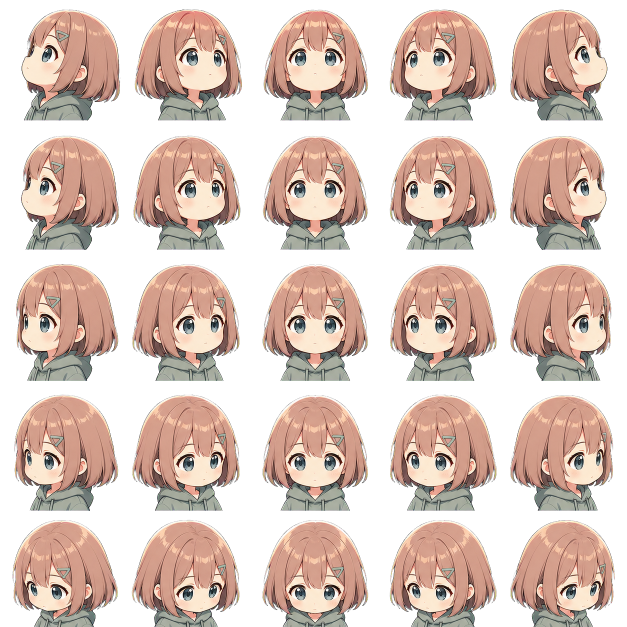
#> input picture assets/dokochan_vtuber/tomari_guruguru/sheets_alpha/A_open_closed.png, 1254 x 1254 px (shown at 1/2 size)
$ python dokochan_tomari_patch_variants.py
#> lines starting #> are read from the running program, lines starting #| are printed output that depends on the picture
#!/usr/bin/env python3
"""Make tomari-guruguru A-F sheets with invariant body/head scale.

Image generation is good at creating the direction sheet, but separate A-F
generations can drift in scale. This script follows the quality note from
tomari-guruguru's replacement guide: keep one base sheet and combine only the
eye/mouth regions from generated variants.
"""
from __future__ import annotations

import argparse
import subprocess
from pathlib import Path

import cv2
import numpy as np
from PIL import Image


REPO = Path(__file__).resolve().parents[1]
ROOT = REPO / "assets/dokochan_vtuber/tomari_guruguru"
DEFAULT_SOURCE = ROOT / "sheets_alpha"
DEFAULT_OUT = ROOT / "sheets_patched"


def load_rgba(path: Path) -> np.ndarray:
    return np.array(Image.open(path).convert("RGBA"))


def save_rgba(path: Path, image: np.ndarray) -> None:
    path.parent.mkdir(parents=True, exist_ok=True)
    Image.fromarray(np.clip(image, 0, 255).astype(np.uint8), "RGBA").save(path)


def cell_bounds(width: int, height: int, row: int, col: int) -> tuple[int, int, int, int]:
    x0 = round(width * col / 5)
    x1 = round(width * (col + 1) / 5)
    y0 = round(height * row / 5)
    y1 = round(height * (row + 1) / 5)
    return x0, y0, x1, y1


def alpha_bbox(image: np.ndarray, threshold: int = 24) -> tuple[int, int, int, int]:
    ys, xs = np.where(image[..., 3] > threshold)
    if xs.size == 0:
        h, w = image.shape[:2]
        return 0, 0, w, h
    return int(xs.min()), int(ys.min()), int(xs.max()) + 1, int(ys.max()) + 1


def align_to_base(source: np.ndarray, base: np.ndarray) -> np.ndarray:
    bx0, by0, bx1, by1 = alpha_bbox(base)
    sx0, sy0, sx1, sy1 = alpha_bbox(source)
    bw = max(1, bx1 - bx0)
    bh = max(1, by1 - by0)
    sw = max(1, sx1 - sx0)
    sh = max(1, sy1 - sy0)
    scale_x = bw / sw
    scale_y = bh / sh
    matrix = np.float32(
        [
            [scale_x, 0, bx0 - scale_x * sx0],
            [0, scale_y, by0 - scale_y * sy0],
        ]
    )
    h, w = base.shape[:2]
    return cv2.warpAffine(
        source,
        matrix,
        (w, h),
        flags=cv2.INTER_CUBIC,
        borderMode=cv2.BORDER_CONSTANT,
        borderValue=(0, 0, 0, 0),
    )


def feathered_rect(shape: tuple[int, int], bbox: tuple[int, int, int, int], feather: int) -> np.ndarray:
    h, w = shape
    x0, y0, x1, y1 = bbox
    x0, y0 = max(0, x0), max(0, y0)
    x1, y1 = min(w, x1), min(h, y1)
    mask = np.zeros((h, w), np.float32)
    if x1 <= x0 or y1 <= y0:
        return mask
    mask[y0:y1, x0:x1] = 1.0
    if feather > 0:
        k = feather * 2 + 1
        mask = cv2.GaussianBlur(mask, (k, k), 0)
    return np.clip(mask, 0.0, 1.0)


def blend_patch(base: np.ndarray, source: np.ndarray, bbox: tuple[int, int, int, int], feather: int = 4) -> np.ndarray:
    out = base.copy().astype(np.float32)
    mask = feathered_rect(base.shape[:2], bbox, feather)
    mask *= (source[..., 3].astype(np.float32) / 255.0)
    mask *= (base[..., 3].astype(np.float32) / 255.0)
    m = mask[..., None]
    out[..., :3] = source[..., :3].astype(np.float32) * m + out[..., :3] * (1.0 - m)
    # Preserve the base silhouette exactly so A-F never resize or jump.
    out[..., 3] = base[..., 3]
    return np.clip(out, 0, 255).astype(np.uint8)


def filtered_component_mask(mask: np.ndarray, keep) -> np.ndarray:
    count, labels, stats, centroids = cv2.connectedComponentsWithStats(mask.astype(np.uint8), 8)
    out = np.zeros(mask.shape, np.uint8)
    for idx in range(1, count):
        x, y, w, h, area = stats[idx]
        cx, cy = centroids[idx]
        if keep(int(x), int(y), int(w), int(h), int(area), float(cx), float(cy)):
            out[labels == idx] = 255
    return out


def connected_bboxes(mask: np.ndarray, min_area: int) -> list[tuple[int, int, int, int, int]]:
    count, labels, stats, _centroids = cv2.connectedComponentsWithStats(mask.astype(np.uint8), 8)
    boxes: list[tuple[int, int, int, int, int]] = []
    for idx in range(1, count):
        x, y, w, h, area = stats[idx]
        if area >= min_area:
            boxes.append((int(x), int(y), int(x + w), int(y + h), int(area)))
    return boxes


def mouth_bbox(source: np.ndarray, base: np.ndarray, row: int, col: int) -> tuple[int, int, int, int]:
    bx0, by0, bx1, by1 = alpha_bbox(base)
    bw, bh = bx1 - bx0, by1 - by0
    y0 = int(by0 + bh * 0.34)
    y1 = int(by0 + bh * 0.67)
    region = np.zeros(base.shape[:2], bool)
    region[max(0, y0) : min(base.shape[0], y1), max(0, bx0) : min(base.shape[1], bx1)] = True
    r, g, b, a = [source[..., i] for i in range(4)]
    red_mouth = (
        (a > 40)
        & region
        & (r > 85)
        & (g < 135)
        & (b < 135)
        & (r > g + 12)
        & (r > b + 12)
    )
    boxes = connected_bboxes(red_mouth, min_area=3)
    if boxes:
        # Prefer the largest red mouth component inside the lower face.
        x0, y0, x1, y1, _area = max(boxes, key=lambda box: box[4])
    else:
        # Conservative fallback, used only if a generated mouth is too pale.
        expected_x = bx0 + bw * (0.24 + 0.13 * col)
        expected_y = by0 + bh * (0.49 + 0.02 * (row - 2))
        x0, y0, x1, y1 = (
            int(expected_x - bw * 0.08),
            int(expected_y - bh * 0.045),
            int(expected_x + bw * 0.08),
            int(expected_y + bh * 0.06),
        )
    pad_x = max(5, int(bw * 0.035))
    pad_y = max(4, int(bh * 0.028))
    return x0 - pad_x, y0 - pad_y, x1 + pad_x, y1 + pad_y


# [127 lines left out: functions mouth_mask, blend_mouth, red_mouth_mask, blend_masked_rgb, eye_bboxes_bbox, not called in this run]


def eye_region(base: np.ndarray, row: int) -> np.ndarray:
    bx0, by0, bx1, by1 = alpha_bbox(base)
    bw, bh = bx1 - bx0, by1 - by0
    y0_ratio = 0.28 if row < 3 else 0.34
    y1_ratio = 0.60 if row < 3 else 0.69
    region = np.zeros(base.shape[:2], bool)
    x0 = int(bx0 + bw * 0.07)
    x1 = int(bx0 + bw * 0.93)
    y0 = int(by0 + bh * y0_ratio)
    y1 = int(by0 + bh * y1_ratio)
    region[max(0, y0) : min(base.shape[0], y1), max(0, x0) : min(base.shape[1], x1)] = True
    return region


def open_eye_remove_mask(base: np.ndarray, row: int) -> np.ndarray:
    region = eye_region(base, row)
    r, g, b, a = [base[..., i].astype(np.int16) for i in range(4)]
    blue = (a > 40) & region & (b > 55) & (g > 50) & (r < 190) & (b > r + 3)
    dark = (a > 40) & region & (r < 95) & (g < 88) & (b < 88)
    eye_like = blue | dark
    h, w = base.shape[:2]

    def keep(_x: int, _y: int, ww: int, hh: int, area: int, _cx: float, _cy: float) -> bool:
        if area < 8:
            return False
        if ww > w * 0.42 or hh > h * 0.24:
            return False
        return True

    mask = filtered_component_mask(eye_like, keep)
    kernel_w = max(9, int(w * 0.055))
    kernel_h = max(7, int(h * 0.038))
    kernel = cv2.getStructuringElement(cv2.MORPH_ELLIPSE, (kernel_w | 1, kernel_h | 1))
    mask = cv2.dilate(mask, kernel, iterations=1)
    mask[~region] = 0
    return mask


def closed_eye_line_mask(source: np.ndarray, row: int) -> np.ndarray:
    region = eye_region(source, row)
    r, g, b, a = [source[..., i].astype(np.int16) for i in range(4)]
    dark = (a > 40) & region & (r < 90) & (g < 82) & (b < 82)
    h, w = source.shape[:2]

    def keep(_x: int, _y: int, ww: int, hh: int, area: int, _cx: float, _cy: float) -> bool:
        if area < 4:
            return False
        if ww < 4 or hh < 1:
            return False
        if ww > w * 0.42 or hh > h * 0.12:
            return False
        return ww >= hh * 1.4

    mask = filtered_component_mask(dark, keep)
    mask[~region] = 0
    return mask


def apply_closed_eyes(base: np.ndarray, closed: np.ndarray, row: int) -> np.ndarray:
    out = base.copy()
    remove = open_eye_remove_mask(base, row)
    if np.any(remove):
        rgb = cv2.cvtColor(out[..., :3], cv2.COLOR_RGB2BGR)
        inpainted = cv2.inpaint(rgb, remove, 3, cv2.INPAINT_TELEA)
        out[..., :3] = cv2.cvtColor(inpainted, cv2.COLOR_BGR2RGB)

    lines = closed_eye_line_mask(closed, row)
    if np.any(lines):
        feather = cv2.GaussianBlur(lines.astype(np.float32) / 255.0, (3, 3), 0)
        feather *= (closed[..., 3].astype(np.float32) / 255.0)
        m = feather[..., None]
        out_rgb = out[..., :3].astype(np.float32)
        src_rgb = closed[..., :3].astype(np.float32)
        out[..., :3] = np.clip(src_rgb * m + out_rgb * (1.0 - m), 0, 255).astype(np.uint8)

    out[..., 3] = base[..., 3]
    return out


# [7 lines left out: function transfer_rgb_preserve_alpha, not called in this run]


def patch_sheet(
    base_sheet: np.ndarray,
    mouth_half_sheet: np.ndarray,
    mouth_open_sheet: np.ndarray,
    eyes_closed_sheet: np.ndarray,
    eyes_closed_half_sheet: np.ndarray,
    eyes_closed_open_sheet: np.ndarray,
    closed_mode: str,
) -> dict[str, np.ndarray]:
    h, w = base_sheet.shape[:2]
    sheets = {
        "A": base_sheet.copy(),
        "B": base_sheet.copy(),
        "C": base_sheet.copy(),
        "D": base_sheet.copy(),
        "E": base_sheet.copy(),
        "F": base_sheet.copy(),
    }
    for row in range(5):
        for col in range(5):
            x0, y0, x1, y1 = cell_bounds(w, h, row, col)
            base = base_sheet[y0:y1, x0:x1]
            half = align_to_base(mouth_half_sheet[y0:y1, x0:x1], base)
            opened = align_to_base(mouth_open_sheet[y0:y1, x0:x1], base)
            closed = align_to_base(eyes_closed_sheet[y0:y1, x0:x1], base)
            closed_half = align_to_base(eyes_closed_half_sheet[y0:y1, x0:x1], base)
            closed_open = align_to_base(eyes_closed_open_sheet[y0:y1, x0:x1], base)

            b_cell = blend_patch(base, half, mouth_bbox(half, base, row, col))
            c_cell = blend_patch(base, opened, mouth_bbox(opened, base, row, col))
            if closed_mode == "hybrid":
                d_cell = transfer_rgb_preserve_alpha(base, closed)
                e_cell = blend_masked_rgb(d_cell, closed_half, red_mouth_mask(closed_half, base))
                f_cell = blend_masked_rgb(d_cell, closed_open, red_mouth_mask(closed_open, base))
            elif closed_mode == "bbox":
                d_cell = base.copy()
                for bbox in eye_bboxes_bbox(base):
                    d_cell = blend_patch(d_cell, closed, bbox, feather=5)
                e_cell = b_cell.copy()
                f_cell = c_cell.copy()
                for bbox in eye_bboxes_bbox(base):
                    e_cell = blend_patch(e_cell, closed, bbox, feather=5)
                    f_cell = blend_patch(f_cell, closed, bbox, feather=5)
            elif closed_mode == "full-rgb":
                d_cell = transfer_rgb_preserve_alpha(base, closed)
                e_cell = blend_mouth(d_cell, half, row, col)
                f_cell = blend_mouth(d_cell, opened, row, col)
            else:
                d_cell = apply_closed_eyes(base, closed, row)
                e_cell = apply_closed_eyes(b_cell, closed, row)
                f_cell = apply_closed_eyes(c_cell, closed, row)

            sheets["B"][y0:y1, x0:x1] = b_cell
            sheets["C"][y0:y1, x0:x1] = c_cell
            sheets["D"][y0:y1, x0:x1] = d_cell
            sheets["E"][y0:y1, x0:x1] = e_cell
            sheets["F"][y0:y1, x0:x1] = f_cell
    return sheets


def swap_sheet_columns(sheets: dict[str, np.ndarray], left: int, right: int) -> dict[str, np.ndarray]:
    swapped: dict[str, np.ndarray] = {}
    for key, sheet in sheets.items():
        h, w = sheet.shape[:2]
        out = sheet.copy()
        for row in range(5):
            lx0, ly0, lx1, ly1 = cell_bounds(w, h, row, left)
            rx0, ry0, rx1, ry1 = cell_bounds(w, h, row, right)
            left_cell = sheet[ly0:ly1, lx0:lx1].copy()
            right_cell = sheet[ry0:ry1, rx0:rx1].copy()
            out[ly0:ly1, lx0:lx1] = right_cell
            out[ry0:ry1, rx0:rx1] = left_cell
        swapped[key] = out
    return swapped


def make_contact(sheets: dict[str, np.ndarray], out: Path) -> None:
    thumb = 180
    gap = 12
    blocks: list[np.ndarray] = []
    for sheet in "ABCDEF":
        image = Image.fromarray(sheets[sheet], "RGBA")
        w, h = image.size
        block = Image.new("RGBA", (thumb * 5, thumb * 5), (255, 248, 238, 255))
        for row in range(5):
            for col in range(5):
                x0, y0, x1, y1 = cell_bounds(w, h, row, col)
                cell = image.crop((x0, y0, x1, y1))
                cell.thumbnail((thumb, thumb), Image.Resampling.LANCZOS)
                tile = Image.new("RGBA", (thumb, thumb), (255, 248, 238, 255))
                tile.alpha_composite(cell, ((thumb - cell.width) // 2, (thumb - cell.height) // 2))
                block.alpha_composite(tile, (col * thumb, row * thumb))
        blocks.append(np.array(block.convert("RGB")))

    width = thumb * 10 + gap
    height = thumb * 15 + gap * 2
    canvas = np.full((height, width, 3), 245, np.uint8)
    for idx, block in enumerate(blocks):
        x = (idx % 2) * (thumb * 5 + gap)
        y = (idx // 2) * (thumb * 5 + gap)
        canvas[y : y + block.shape[0], x : x + block.shape[1]] = block
    out.parent.mkdir(parents=True, exist_ok=True)
    Image.fromarray(canvas).save(out, quality=94)


def same_alpha_report(sheets: dict[str, np.ndarray]) -> str:
    base = sheets["A"][..., 3]
    lines = []
    for name in "ABCDEF":
        alpha = sheets[name][..., 3]
        diff = int(np.count_nonzero(alpha != base))
        lines.append(f"{name}: alpha_diff_vs_A={diff}")
    return "\n".join(lines)


def main() -> None:
    parser = argparse.ArgumentParser()
    parser.add_argument("--source-dir", type=Path, default=DEFAULT_SOURCE)
    parser.add_argument("--out-dir", type=Path, default=DEFAULT_OUT)
    parser.add_argument(
        "--eyes-closed-source",
        type=Path,
        default=None,
        help="Optional replacement source for D/E/F closed-eye patches.",
    )
    parser.add_argument(
        "--closed-mode",
        choices=["hybrid", "bbox", "eye-lines", "full-rgb"],
        default="eye-lines",
        help="How to build D/E/F from the closed-eye source.",
    )
    parser.add_argument(
        "--swap-cols",
        default="1,3",
        help="Comma-separated 0-based columns to swap after patching. Empty disables it.",
    )
    args = parser.parse_args()

    base = load_rgba(args.source_dir / "A_open_closed.png")
#> in load_rgba, returned value is the input picture: shape (1254, 1254, 4); mean R, G, B, A 109, 89.3, 80.2, 144
    half = load_rgba(args.source_dir / "B_open_half.png")
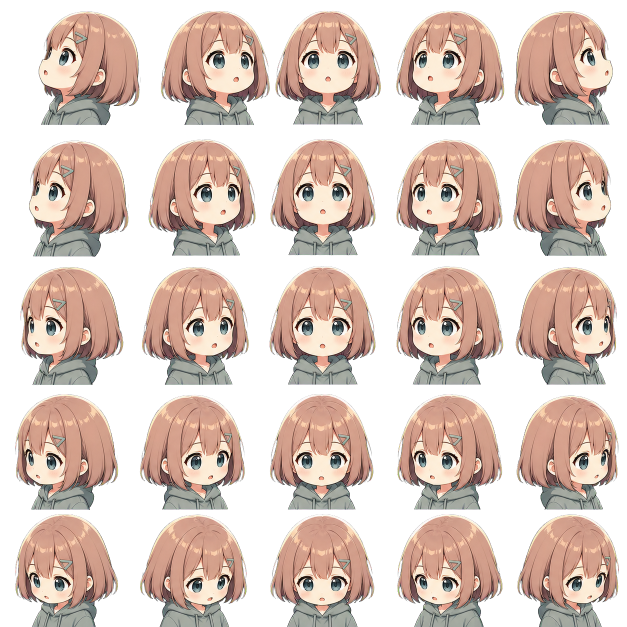
#> input picture assets/dokochan_vtuber/tomari_guruguru/sheets_alpha/B_open_half.png, 1254 x 1254 px (shown at 1/2 size)
#> in load_rgba, returned value is the input picture: shape (1254, 1254, 4); mean R, G, B, A 109.3, 91, 82, 145.7
    opened = load_rgba(args.source_dir / "C_open_open.png")
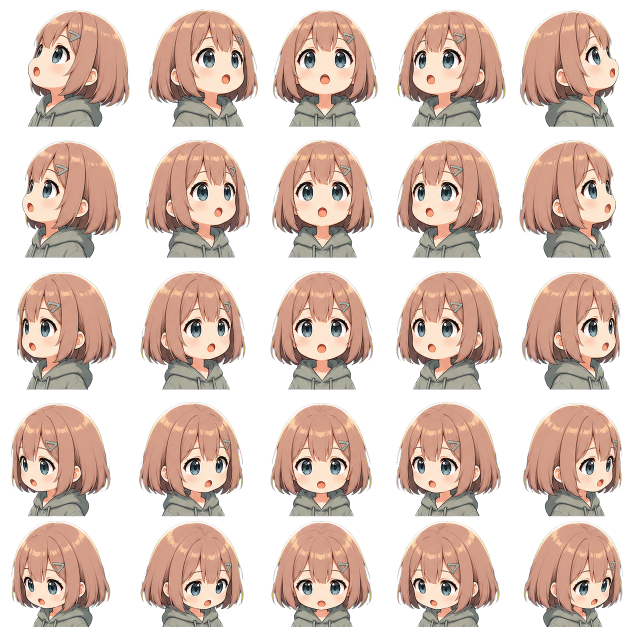
#> input picture assets/dokochan_vtuber/tomari_guruguru/sheets_alpha/C_open_open.png, 1254 x 1254 px (shown at 1/2 size)
#> in load_rgba, returned value is the input picture: shape (1254, 1254, 4); mean R, G, B, A 108.2, 88.1, 78.2, 142.6
    closed_path = args.eyes_closed_source or args.source_dir / "D_closed_closed.png"
    closed = load_rgba(closed_path)
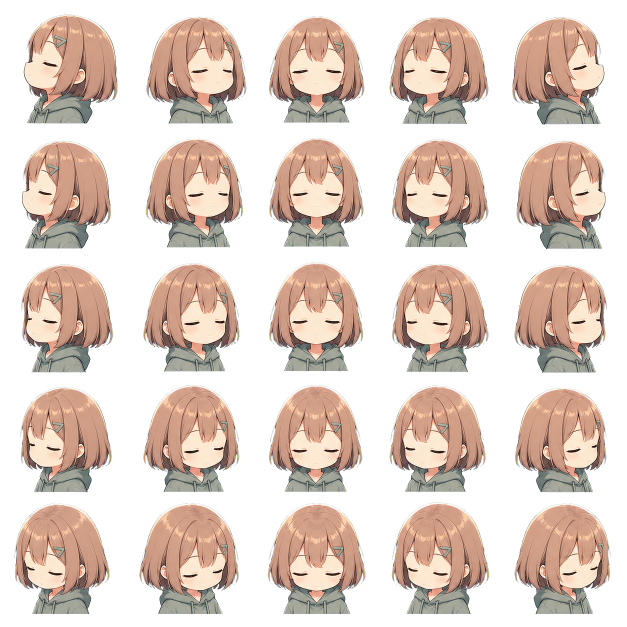
#> input picture assets/dokochan_vtuber/tomari_guruguru/sheets_alpha/D_closed_closed.png, 1254 x 1254 px (shown at 1/2 size)
#> in load_rgba, returned value is the input picture: shape (1254, 1254, 4); mean R, G, B, A 95.3, 79.1, 69.7, 124.8
    closed_half = load_rgba(args.source_dir / "E_closed_half.png")
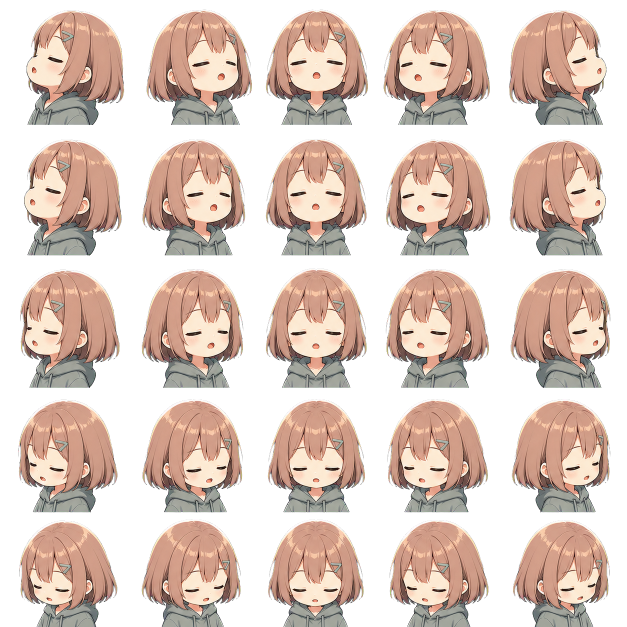
#> input picture assets/dokochan_vtuber/tomari_guruguru/sheets_alpha/E_closed_half.png, 1254 x 1254 px (shown at 1/2 size)
#> in load_rgba, returned value is the input picture: shape (1254, 1254, 4); mean R, G, B, A 106.3, 88.1, 78.7, 139.1
    closed_open = load_rgba(args.source_dir / "F_closed_open.png")
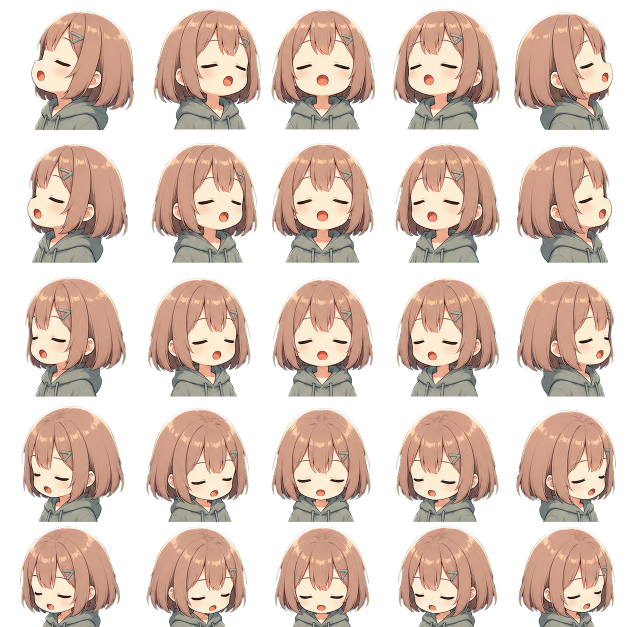
#> input picture assets/dokochan_vtuber/tomari_guruguru/sheets_alpha/F_closed_open.png, 1254 x 1254 px (shown at 1/2 size)
#> in load_rgba, returned value is the input picture: shape (1254, 1254, 4); mean R, G, B, A 109.9, 91.1, 80.4, 142.8
    sheets = patch_sheet(base, half, opened, closed, closed_half, closed_open, args.closed_mode)
#> the loop in patch_sheet, `for row in range(5):` made 5 passes
#> after the loop in patch_sheet, `for row in range(5):`:
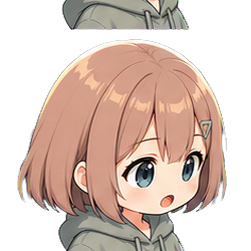
#> opened: shape (251, 251, 4); mean R, G, B, A 110.2, 89.7, 79.6, 147.4; transparent parts drawn white
    if args.swap_cols:
        left, right = (int(part) for part in args.swap_cols.split(",", 1))
        sheets = swap_sheet_columns(sheets, left, right)
#> the loop in swap_sheet_columns, `for key, sheet in sheets.items():` made 6 passes
#> key on passes 1 to 6: 'A', 'B', 'C', 'D', 'E', 'F'

    names = {
        "A": "A_目開け_口とじ.png",
        "B": "B_目開け_口中間.png",
        "C": "C_目開け_口開け.png",
        "D": "D_目閉じ_口とじ.png",
        "E": "E_目閉じ_口中間.png",
        "F": "F_目閉じ_口開け.png",
    }
    args.out_dir.mkdir(parents=True, exist_ok=True)
    for key, name in names.items():
        save_rgba(args.out_dir / name, sheets[key])
    make_contact(sheets, ROOT / "verification/patched_sheets_contact.jpg")
#> in make_contact, `canvas = np.full((height, width, 3), 245, np.uint8)`: canvas: shape (2724, 1812, 3); every value is 245
#> the loop in make_contact, `for idx, block in enumerate(blocks):` made 6 passes
    print(same_alpha_report(sheets))
#> in same_alpha_report, `base = sheets["A"][..., 3]`:
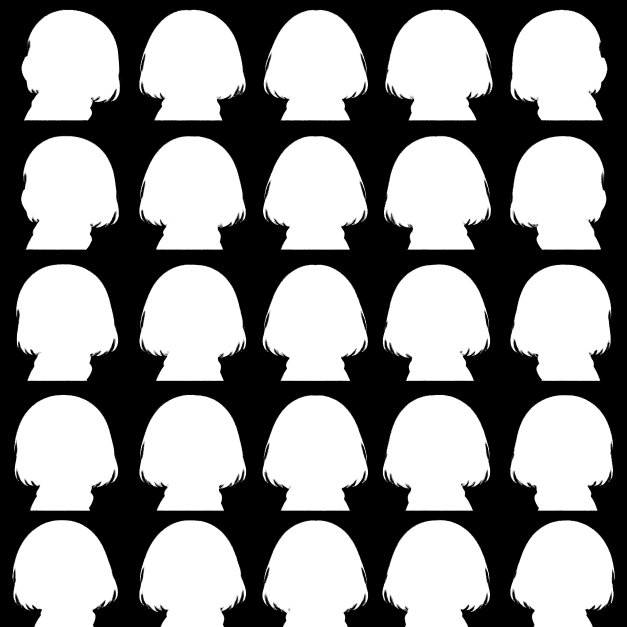
#> base: shape (1254, 1254) (shown at 1/2 size); min 0, max 255, mean 144
#| A: alpha_diff_vs_A=0
#| B: alpha_diff_vs_A=0
#| C: alpha_diff_vs_A=0
#| D: alpha_diff_vs_A=0
#| E: alpha_diff_vs_A=0
#| F: alpha_diff_vs_A=0
    print(f"wrote={args.out_dir}")
    print(f"contact={ROOT / 'verification/patched_sheets_contact.jpg'}")


if __name__ == "__main__":
    main()
